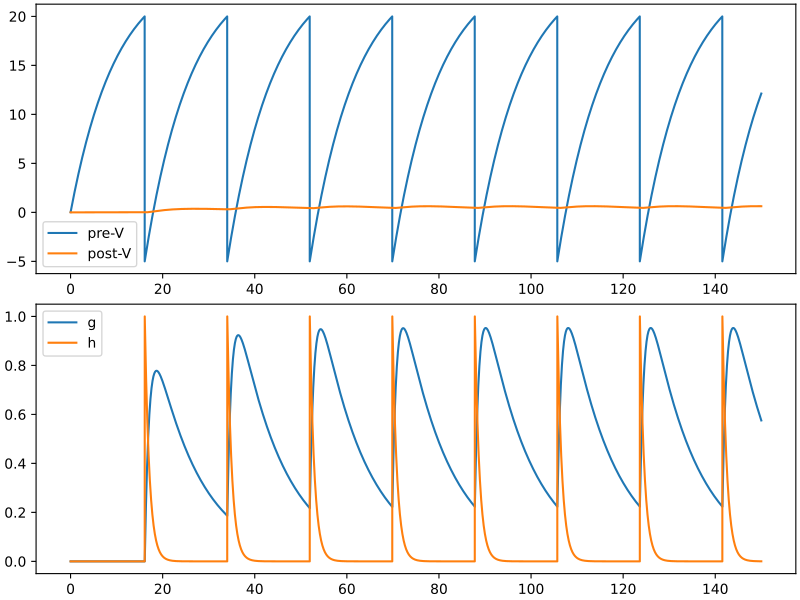

This figure's Python source:
import brainpy as bp
from brainpy import neurons, synapses, synouts
import matplotlib.pyplot as plt
# >>>
neu1 = neurons.LIF(1)
neu2 = neurons.LIF(1)
syn1 = synapses.DualExponential(neu1, neu2, bp.connect.All2All(), output=synouts.CUBA())
net = bp.Network(pre=neu1, syn=syn1, post=neu2)
# >>>
runner = bp.DSRunner(net, inputs=[('pre.input', 25.)], monitors=['pre.V', 'post.V', 'syn.g', 'syn.h'])
runner.run(150.)
# >>>
fig, gs = bp.visualize.get_figure(2, 1, 3, 8)
fig.add_subplot(gs[0, 0])
plt.plot(runner.mon.ts, runner.mon['pre.V'], label='pre-V')
plt.plot(runner.mon.ts, runner.mon['post.V'], label='post-V')
plt.legend()
# >>>
fig.add_subplot(gs[1, 0])
plt.plot(runner.mon.ts, runner.mon['syn.g'], label='g')
plt.plot(runner.mon.ts, runner.mon['syn.h'], label='h')
plt.legend()
plt.show()
